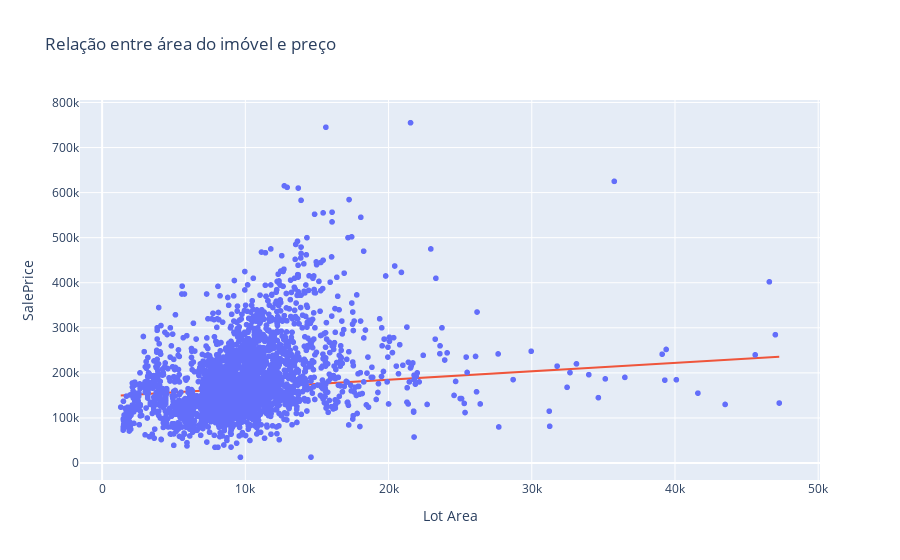

Write notebook code for a chart like this one.
### Markdown cell above
Para ter uma ideia melhor do funcionamento de nossa regressão, vamos plotar os pontos novamente, sem os outliers. Nesse gráfico, a linearidade dos dados é bem convincente:

### Code cell
large_lot_df = df[df['Lot Area'] < 50_000]

fig = px.scatter(
    large_lot_df,
    x="Lot Area",
    y="SalePrice",
    title="Relação entre área do imóvel e preço",
    #log_y=True
)
fig.add_trace(go.Scatter(
    x=large_lot_df['Lot Area'],
    y=large_lot_df['Lot Area'] * slope + intercept,
    mode="lines",
    name=f"y = {slope:.2f}x + {intercept:.2f}",
    showlegend=False
))

fig.show()

### Figure 1 — Plotly figure (JSON) as saved in the notebook; plotly's stock layout.template omitted (floating-point values rounded to 4 significant figures; data arrays with more than 128 entries replaced by an {"elided": "..."} marker saying what was removed)
{"data": [{"hovertemplate": "Lot Area=%{x}<br>SalePrice=%{y}<extra></extra>", "legendgroup": "", "marker": {"color": "#636efa", "symbol": "circle"}, "mode": "markers", "name": "", "showlegend": false, "type": "scattergl", "x": {"elided": "2916 int values"}, "xaxis": "x", "y": {"elided": "2916 int values"}, "yaxis": "y"}, {"mode": "lines", "name": "y = 1.87x + 147326.75", "showlegend": false, "type": "scatter", "x": {"elided": "2916 int values"}, "y": {"elided": "2916 float values"}}], "layout": {"autosize": true, "legend": {"tracegroupgap": 0}, "title": {"text": "Relação entre área do imóvel e preço"}, "xaxis": {"anchor": "y", "autorange": true, "domain": [0, 1], "range": [-1561.0, 50140.0], "title": {"text": "Lot Area"}, "type": "linear"}, "yaxis": {"anchor": "x", "autorange": true, "domain": [0, 1], "range": [-48460.0, 816300.0], "title": {"text": "SalePrice"}, "type": "linear"}}}
